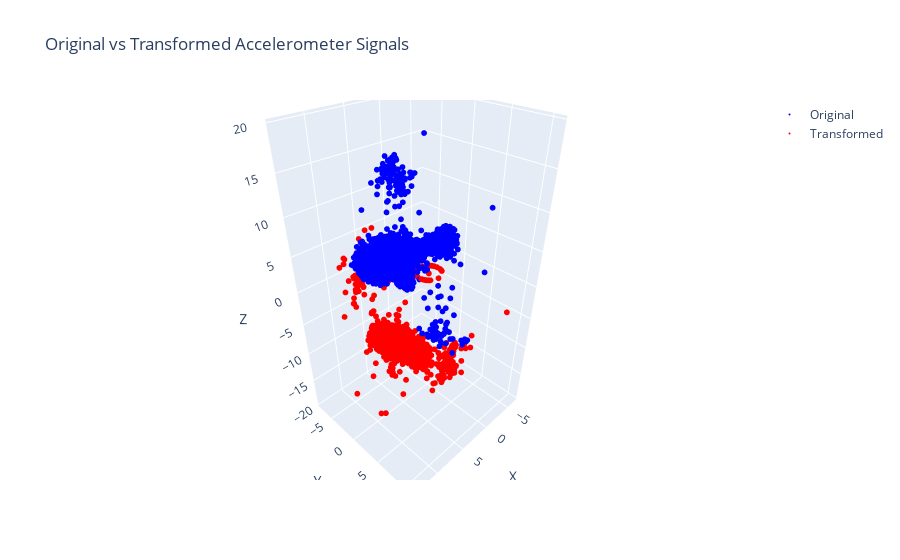

The cell this chart's notebook holds for it:
### Markdown cell above
# VISUALIZATION

### Code cell
import plotly.graph_objects as go

transformed_acc_x = data["TRANSFORMED_ACC_X"]
transformed_acc_y = data["TRANSFORMED_ACC_Y"]
transformed_acc_z = data["TRANSFORMED_ACC_Z"]

# Create the 3D scatter plot
fig = go.Figure()

# Add the original xyz accelerometer signals
fig.add_trace(go.Scatter3d(
    x=acc_x,
    y=acc_y,
    z=acc_z,
    mode='markers',
    marker=dict(size=2, color='blue'),
    name='Original'
))

# Add the transformed xyz accelerometer signals
fig.add_trace(go.Scatter3d(
    x=transformed_acc_x,
    y=transformed_acc_y,
    z=transformed_acc_z,
    mode='markers',
    marker=dict(size=2, color='red'),
    name='Transformed'
))

# Set the plot title and axis labels
fig.update_layout(
    title='Original vs Transformed Accelerometer Signals',
    scene=dict(
        xaxis_title='X',
        yaxis_title='Y',
        zaxis_title='Z'
    )
)

# Display the plot
fig.show()

### Figure 1 — Plotly figure (JSON) as saved in the notebook; plotly's stock layout.template omitted (floating-point values rounded to 4 significant figures; data arrays with more than 128 entries replaced by an {"elided": "..."} marker saying what was removed)
{"data": [{"marker": {"color": "blue", "size": 2}, "mode": "markers", "name": "Original", "type": "scatter3d", "x": {"elided": "9778 float values"}, "y": {"elided": "9778 float values"}, "z": {"elided": "9778 float values"}}, {"marker": {"color": "red", "size": 2}, "mode": "markers", "name": "Transformed", "type": "scatter3d", "x": {"elided": "9778 float values"}, "y": {"elided": "9778 float values"}, "z": {"elided": "9778 float values"}}], "layout": {"scene": {"xaxis": {"title": {"text": "X"}}, "yaxis": {"title": {"text": "Y"}}, "zaxis": {"title": {"text": "Z"}}}, "title": {"text": "Original vs Transformed Accelerometer Signals"}}}
